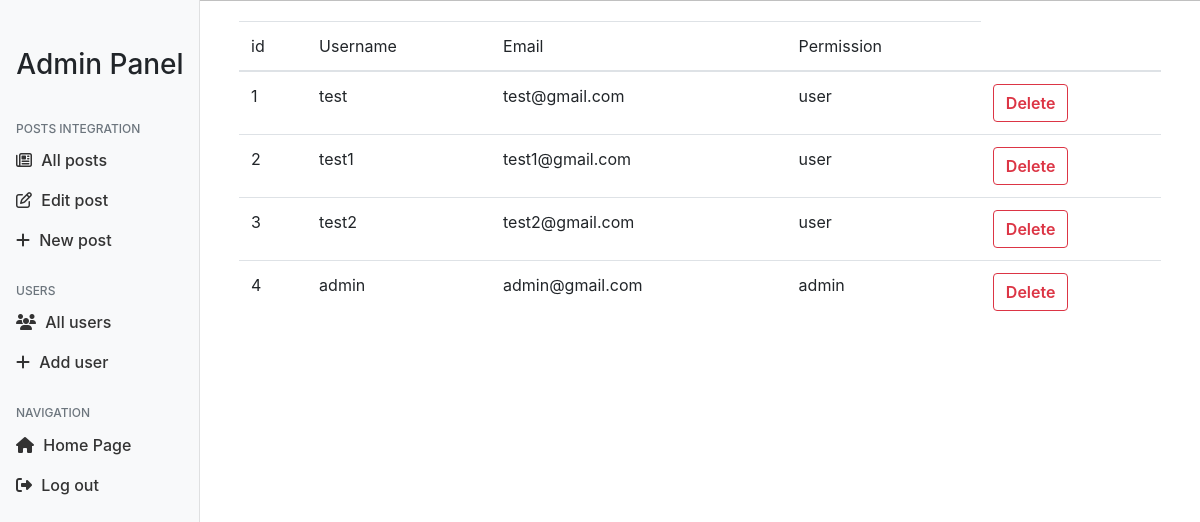
Page /admin/users (signed in) on the committed database.
### project/model.py (models this page shows, shortened)
class User(db.Model, UserMixin):
    id = db.Column(db.Integer, primary_key=True)
    username = db.Column(db.String(20), nullable=False, unique=True)
    email = db.Column(db.String(70), nullable=False, unique=True)
    password = db.Column(db.String(30), nullable=False)
    permissions = db.Column(db.String(20), nullable=False, default='user')

### project/routes.py (the view)
@app.route('/admin/users', methods=['GET', 'POST'])
@login_required
def all_users():
    if current_user.permissions == 'admin':
        users = User.query.all()
        return render_template("admin_panel/all_users.html", users=users)
    else:
        return redirect('/')

### project/model.py (called while the page is built)
@login.user_loader
def load_user(id):
    return User.query.get(int(id))

### project/templates/admin_panel/all_users.html (shortened to what this page needs)
{% extends "admin_panel/panel.html" %}
{% block body %}
<div class="container">
    <table class="table table-hover">
        <tr>
            <th scope="col">id</th>
            <th scope="col">Username</th>
            <th scope="col">Email</th>
            <th scope="col">Permission</th>
        </tr>
        <tbody>
            {% for user in users%}
            <tr>
                <th scope="row">{{user.id}}</th>
                <td>{{user.username}}</td>
                <td>{{user.email}}</td>
                <td>{{user.permissions}}</td>
                <td><a href="../../../users/delete_user/{{user.id}}" class="btn btn-outline-danger">Delete</a></td>
            </tr>
            {% endfor %}
    </table>
</div>
{% endblock body %}

### project/static/styles/stylee.css (style rules this page uses)
* { font-family: 'Roboto', sans-serif; }
body { height: 100vh; }
a { text-align: center; text-decoration: none; }
.btn { font-weight: 600; }
.table { margin-top: 10px; }

### rows in the picture
User: id "1", username "test", email "test@gmail.com", permissions "user"
User: id "2", username "test1", email "test1@gmail.com", permissions "user"
User: id "3", username "test2", email "test2@gmail.com", permissions "user"
User: id "4", username "admin", email "admin@gmail.com", permissions "admin"
